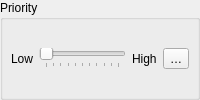
                   <widget class="QgsCollapsibleGroupBox" name="mPriorityGrpBox">
                    <property name="title">
                     <string>Priority</string>
                    </property>
                    <property name="syncGroup">
                     <string notr="true">labelplacementgroup</string>
                    </property>
                    <layout class="QHBoxLayout" name="horizontalLayout_92">
                     <property name="leftMargin">
                      <number>8</number>
                     </property>
                     <property name="rightMargin">
                      <number>8</number>
                     </property>
                     <item>
                      <widget class="QLabel" name="mPriorityLowLabel">
                       <property name="text">
                        <string>Low</string>
                       </property>
                      </widget>
                     </item>
                     <item>
                      <widget class="QSlider" name="mPrioritySlider">
                       <property name="maximum">
                        <number>10</number>
                       </property>
                       <property name="orientation">
                        <enum>Qt::Horizontal</enum>
                       </property>
                       <property name="invertedAppearance">
                        <bool>false</bool>
                       </property>
                       <property name="invertedControls">
                        <bool>false</bool>
                       </property>
                       <property name="tickPosition">
                        <enum>QSlider::TicksBelow</enum>
                       </property>
                       <property name="tickInterval">
                        <number>1</number>
                       </property>
                      </widget>
                     </item>
                     <item>
                      <widget class="QLabel" name="mPriorityHighLabel">
                       <property name="text">
                        <string>High</string>
                       </property>
                      </widget>
                     </item>
                     <item>
                      <widget class="QgsPropertyOverrideButton" name="mPriorityDDBtn">
                       <property name="text">
                        <string>…</string>
                       </property>
                      </widget>
                     </item>
                    </layout>
                   </widget>
